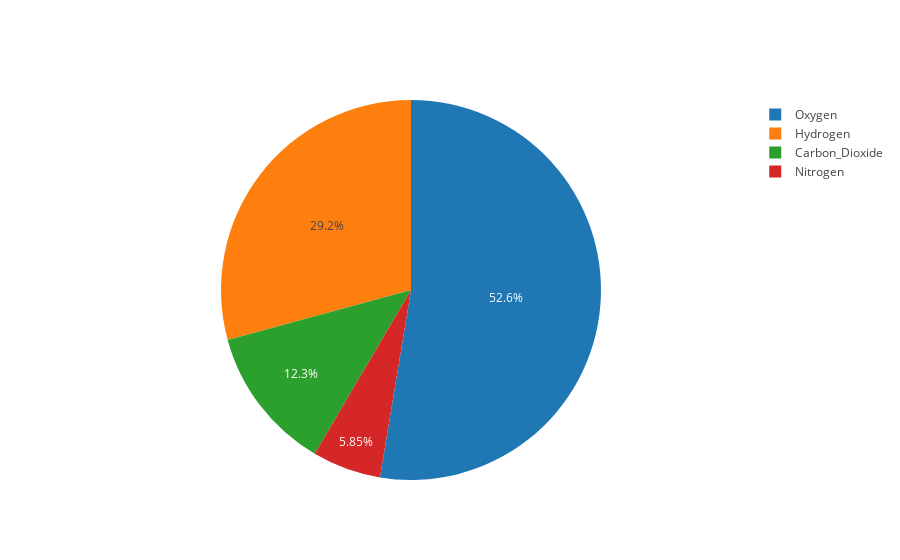

Write notebook code for a chart like this one.
### Code cell
labels = ['Oxygen','Hydrogen','Carbon_Dioxide','Nitrogen']
values = [4500, 2500, 1053, 500]

fig = go.Figure(data=[go.Pie(labels=labels, values=values)])
fig.show()

### Figure 1 — Plotly figure (JSON) as saved in the notebook; plotly's stock layout.template omitted (floating-point values rounded to 4 significant figures)
{"data": [{"labels": ["Oxygen", "Hydrogen", "Carbon_Dioxide", "Nitrogen"], "type": "pie", "uid": "848064eb-01b7-4532-93f8-9821b31bff40", "values": [4500, 2500, 1053, 500]}], "layout": {}}
